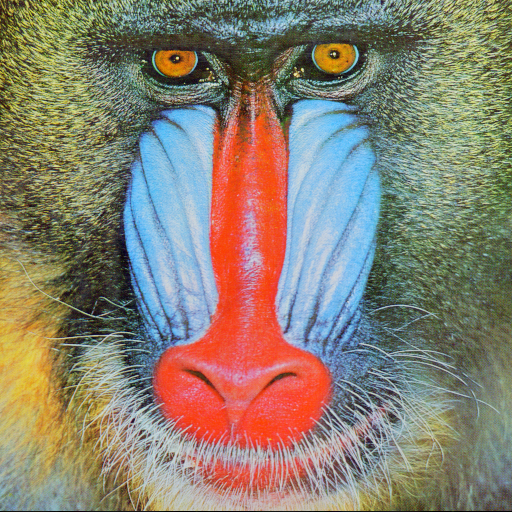
#> input picture src/python/colorImageProcessing/img/baboon.png, 512 x 512 px, found by its file name
$ python converssionHsv.py
#> lines starting #> are read from the running program, lines starting #| are printed output that depends on the picture
import numpy as np
import cv2 as cv
from matplotlib import pyplot as plt

img1 = cv.imread('src/python/colorImageProcessing/img/baboon.png')
#> img1 is the input picture: shape (512, 512, 3); mean B, G, R 113.1, 128.9, 137.4
hsv1 = cv.cvtColor(img1, cv.COLOR_BGR2HSV)
#> hsv1: shape (512, 512, 3); mean H, S, V 60.4, 96, 159.4
plt.imshow(hsv1), plt.title('HSV Image Baboon'), plt.show()

color = ('b', 'g', 'r')
for i, col in enumerate(color):
    histr1 = cv.calcHist([hsv1], [i], None, [256], [0, 256])
    plt.plot(histr1, color=col)
    plt.xlim([0, 256])
plt.title('Histogram HSV Baboon'), plt.show()
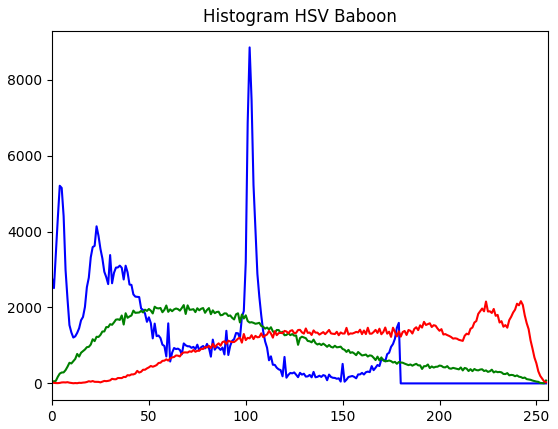
#> figure drawn by matplotlib, 1 panel; curve peaks at x = 102, y = 8851; curve peaks at x = 68, y = 2063; curve peaks at x = 242, y = 2166

img2 = cv.imread('src/python/colorImageProcessing/img/chips.png')
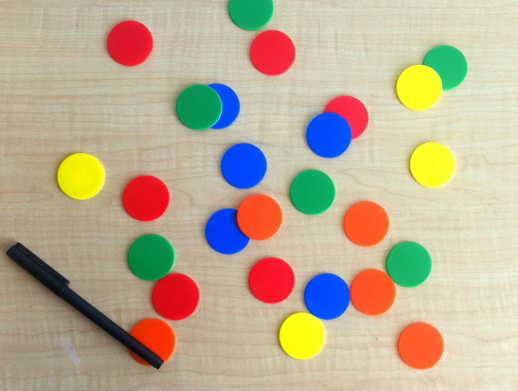
#> input picture src/python/colorImageProcessing/img/chips.png, 518 x 391 px, found by its file name
#> img2 is the input picture: shape (391, 518, 3); mean B, G, R 148.1, 173.3, 188.3
hsv2 = cv.cvtColor(img2, cv.COLOR_BGR2HSV)
#> hsv2: shape (391, 518, 3); mean H, S, V 36, 83.3, 203.9
plt.imshow(hsv2), plt.title('HSV Image Chips'), plt.show()

color = ('b', 'g', 'r')
for i, col in enumerate(color):
    histr2 = cv.calcHist([hsv1], [i], None, [256], [0, 256])
    plt.plot(histr2, color=col)
    plt.xlim([0, 256])
plt.title('Histogram HSV Chips'), plt.show()
#> figure, not shown here; curve peaks at x = 102, y = 8851; curve peaks at x = 68, y = 2063; curve peaks at x = 242, y = 2166

img3 = cv.imread('src/python/colorImageProcessing/img/rgbcube_kBKG.png')
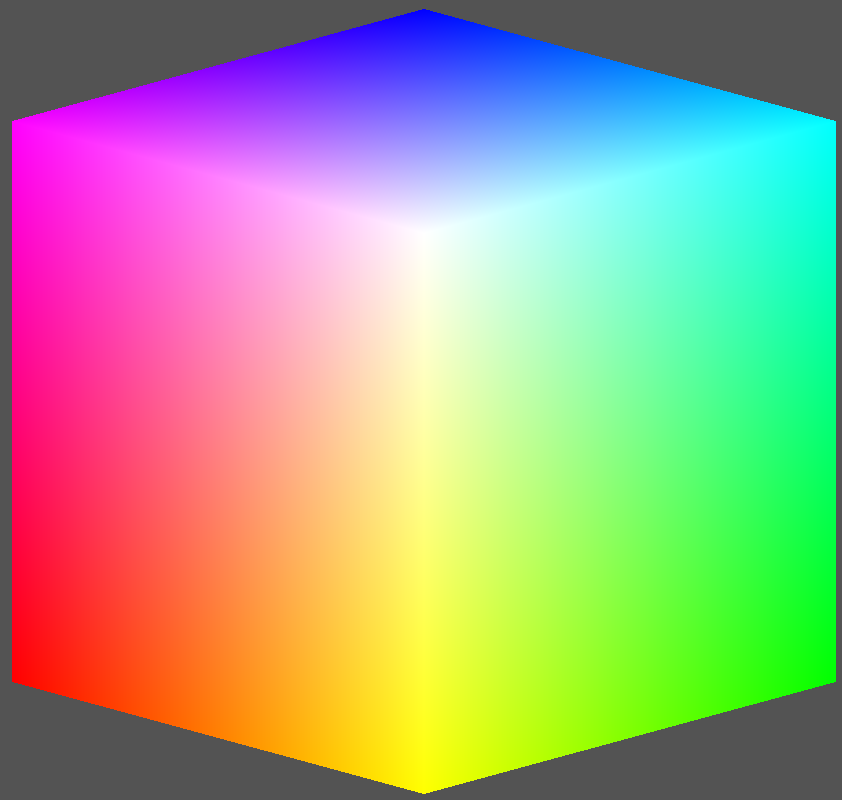
#> input picture src/python/colorImageProcessing/img/rgbcube_kBKG.png, 842 x 800 px, found by its file name
#> img3 is the input picture: shape (800, 842, 3); mean B, G, R 137.1, 163.4, 163.4
hsv3 = cv.cvtColor(img3, cv.COLOR_BGR2HSV)
#> hsv3: shape (800, 842, 3); mean H, S, V 67.4, 139.9, 224.6
plt.imshow(hsv3)
plt.title('HSV Image rgbcube_kBKG')
plt.show()

color = ('b', 'g', 'r')
for i, col in enumerate(color):
    histr3 = cv.calcHist([hsv1], [i], None, [256], [0, 256])
    plt.plot(histr3, color=col)
    plt.xlim([0, 256])
plt.title('Histogram HSV rgbcube_kBKG'), plt.show()
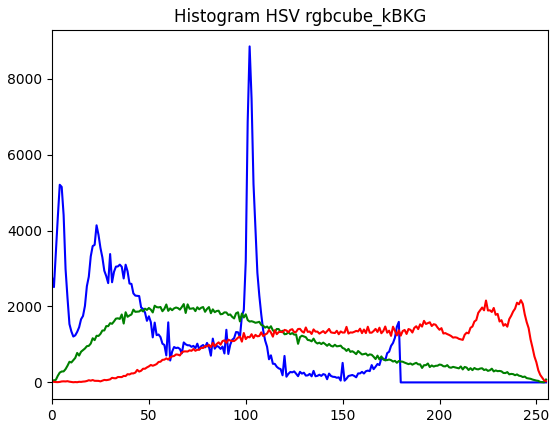
#> figure drawn by matplotlib, 1 panel; curve peaks at x = 102, y = 8851; curve peaks at x = 68, y = 2063; curve peaks at x = 242, y = 2166

cv.destroyAllWindows()
